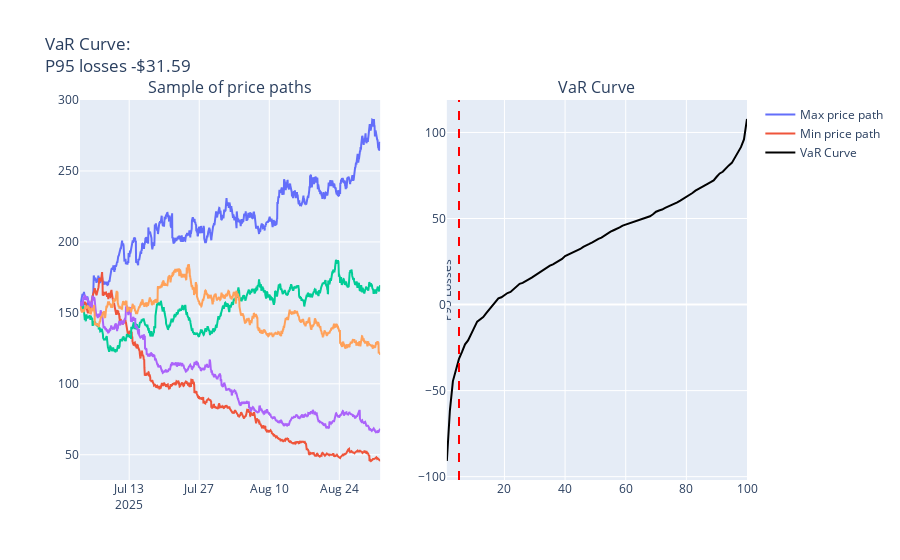

Notebook source saved alongside this figure:
### Markdown cell above
Jump diffusion process

### Code cell
price_path = processes.jdp(24*60,1_000)
produce_var_results(price_path,df)

### Figure 1 — Plotly figure (JSON) as saved in the notebook; plotly's stock layout.template omitted (floating-point values rounded to 4 significant figures; data arrays with more than 128 entries replaced by an {"elided": "..."} marker saying what was removed)
{"data": [{"name": "Max price path", "type": "scatter", "x": {"elided": "1441 str values"}, "xaxis": "x", "y": {"elided": "1441 float values"}, "yaxis": "y"}, {"name": "Min price path", "type": "scatter", "x": {"elided": "1441 str values"}, "xaxis": "x", "y": {"elided": "1441 float values"}, "yaxis": "y"}, {"showlegend": false, "type": "scatter", "x": {"elided": "1441 str values"}, "xaxis": "x", "y": {"elided": "1441 float values"}, "yaxis": "y"}, {"showlegend": false, "type": "scatter", "x": {"elided": "1441 str values"}, "xaxis": "x", "y": {"elided": "1441 float values"}, "yaxis": "y"}, {"showlegend": false, "type": "scatter", "x": {"elided": "1441 str values"}, "xaxis": "x", "y": {"elided": "1441 float values"}, "yaxis": "y"}, {"line": {"color": "black"}, "mode": "lines", "name": "VaR Curve", "type": "scatter", "x": [1, 2, 3, 4, 5, 6, 7, 8, 9, 10, 11, 12, 13, 14, 15, 16, 17, 18, 19, 20, 21, 22, 23, 24, 25, 26, 27, 28, 29, 30, 31, 32, 33, 34, 35, 36, 37, 38, 39, 40, 41, 42, 43, 44, 45, 46, 47, 48, 49, 50, 51, 52, 53, 54, 55, 56, 57, 58, 59, 60, 61, 62, 63, 64, 65, 66, 67, 68, 69, 70, 71, 72, 73, 74, 75, 76, 77, 78, 79, 80, 81, 82, 83, 84, 85, 86, 87, 88, 89, 90, 91, 92, 93, 94, 95, 96, 97, 98, 99, 100], "xaxis": "x2", "y": [-90.91, -61.6, -44.46, -38.38, -31.59, -27.53, -23.13, -20.8, -17.61, -13.57, -9.881, -8.505, -7.295, -5.015, -2.75, -0.4319, 1.168, 3.563, 4.244, 5.601, 6.694, 7.351, 8.911, 10.2, 12.05, 12.57, 13.82, 14.67, 15.71, 16.92, 18.12, 19.16, 20.62, 21.79, 22.59, 23.39, 24.4, 25.78, 26.54, 28.17, 29.03, 29.83, 30.54, 31.14, 32.3, 33.55, 34.17, 35.24, 36.15, 37.36, 38.21, 38.93, 40.2, 41.2, 42.36, 43.19, 44.27, 44.89, 45.9, 46.48, 47.44, 48.05, 48.5, 48.9, 49.67, 50.03, 50.67, 51.31, 52.45, 53.97, 54.68, 55.2, 56.18, 56.95, 57.62, 58.59, 59.38, 60.42, 61.46, 62.3, 63.63, 64.81, 66.17, 67.26, 68.36, 69.51, 70.15, 71.12, 72.17, 74.26, 76.2, 77.15, 79.14, 80.88, 82.33, 85.5, 88.09, 91.46, 95.99, 107.8], "yaxis": "y2"}], "layout": {"annotations": [{"font": {"size": 16}, "showarrow": false, "text": "Sample of price paths", "x": 0.225, "xanchor": "center", "xref": "paper", "y": 1, "yanchor": "bottom", "yref": "paper"}, {"font": {"size": 16}, "showarrow": false, "text": "VaR Curve", "x": 0.775, "xanchor": "center", "xref": "paper", "y": 1, "yanchor": "bottom", "yref": "paper"}], "shapes": [{"label": {"text": "P95 Losses", "textposition": "top right"}, "line": {"color": "red", "dash": "dash"}, "type": "line", "x0": 5, "x1": 5, "xref": "x2", "y0": 0, "y1": 1, "yref": "y2 domain"}], "title": {"text": "VaR Curve:<br>P95 losses -$31.59"}, "xaxis": {"anchor": "y", "domain": [0, 0.45]}, "xaxis2": {"anchor": "y2", "domain": [0.55, 1]}, "yaxis": {"anchor": "x", "domain": [0, 1]}, "yaxis2": {"anchor": "x2", "domain": [0, 1]}}}
